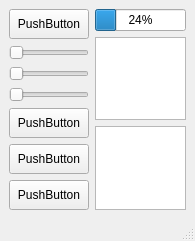
<?xml version="1.0" encoding="UTF-8"?>
<ui version="4.0">
 <class>MainWindow</class>
 <widget class="QMainWindow" name="MainWindow">
  <property name="geometry">
   <rect>
    <x>0</x>
    <y>0</y>
    <width>155</width>
    <height>227</height>
   </rect>
  </property>
  <property name="windowTitle">
   <string>MainWindow</string>
  </property>
  <widget class="QWidget" name="centralwidget">
   <layout class="QGridLayout" name="gridLayout_2">
    <item row="0" column="0">
     <layout class="QGridLayout" name="gridLayout">
      <item row="0" column="0">
       <widget class="QPushButton" name="pushButton_2">
        <property name="minimumSize">
         <size>
          <width>0</width>
          <height>30</height>
         </size>
        </property>
        <property name="baseSize">
         <size>
          <width>0</width>
          <height>30</height>
         </size>
        </property>
        <property name="text">
         <string>PushButton</string>
        </property>
       </widget>
      </item>
      <item row="1" column="0">
       <widget class="QSlider" name="horizontalSlider">
        <property name="orientation">
         <enum>Qt::Horizontal</enum>
        </property>
       </widget>
      </item>
      <item row="2" column="0">
       <widget class="QSlider" name="horizontalSlider_3">
        <property name="orientation">
         <enum>Qt::Horizontal</enum>
        </property>
       </widget>
      </item>
      <item row="3" column="0">
       <widget class="QSlider" name="horizontalSlider_2">
        <property name="orientation">
         <enum>Qt::Horizontal</enum>
        </property>
       </widget>
      </item>
      <item row="4" column="0">
       <widget class="QPushButton" name="pushButton_3">
        <property name="minimumSize">
         <size>
          <width>0</width>
          <height>30</height>
         </size>
        </property>
        <property name="baseSize">
         <size>
          <width>0</width>
          <height>30</height>
         </size>
        </property>
        <property name="text">
         <string>PushButton</string>
        </property>
       </widget>
      </item>
      <item row="5" column="0">
       <widget class="QPushButton" name="pushButton_4">
        <property name="minimumSize">
         <size>
          <width>0</width>
          <height>30</height>
         </size>
        </property>
        <property name="baseSize">
         <size>
          <width>0</width>
          <height>30</height>
         </size>
        </property>
        <property name="text">
         <string>PushButton</string>
        </property>
       </widget>
      </item>
      <item row="6" column="0">
       <widget class="QPushButton" name="pushButton">
        <property name="minimumSize">
         <size>
          <width>0</width>
          <height>30</height>
         </size>
        </property>
        <property name="baseSize">
         <size>
          <width>0</width>
          <height>30</height>
         </size>
        </property>
        <property name="text">
         <string>PushButton</string>
        </property>
       </widget>
      </item>
     </layout>
    </item>
    <item row="0" column="1">
     <layout class="QVBoxLayout" name="verticalLayout_2">
      <item>
       <widget class="QProgressBar" name="progressBar">
        <property name="value">
         <number>24</number>
        </property>
       </widget>
      </item>
      <item>
       <widget class="QTableView" name="tableView"/>
      </item>
      <item>
       <widget class="QTableWidget" name="tableWidget"/>
      </item>
     </layout>
    </item>
   </layout>
  </widget>
  <widget class="QMenuBar" name="menubar">
   <property name="geometry">
    <rect>
     <x>0</x>
     <y>0</y>
     <width>155</width>
     <height>18</height>
    </rect>
   </property>
  </widget>
  <widget class="QStatusBar" name="statusbar"/>
 </widget>
 <resources/>
 <connections/>
</ui>
